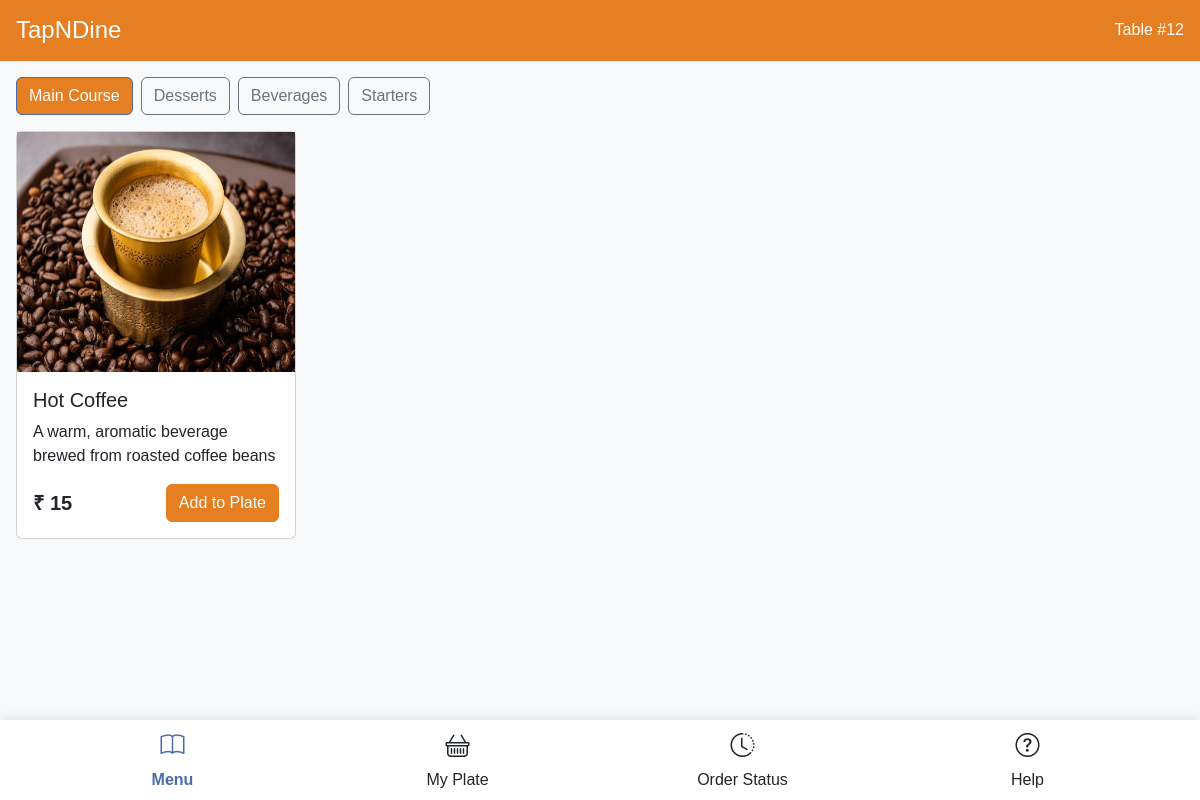
/menu/home, run on the app's committed database.
### menu/models.py (models this page shows)
class Categories(models.Model):
    category = models.CharField(max_length=25)

class Items(models.Model):
    id = models.AutoField().primary_key
    name = models.CharField(max_length=25)
    description = models.TextField()
    price = models.IntegerField(default=0)
    image = models.ImageField(upload_to='images/items',null=True)
    category = models.CharField(max_length=25)

### menu/views.py (the view)
# urls.py: 2. Add a URL to urlpatterns:  path('', views.home, name='home')
def home(req):
    data = {
        'categories':[],
        'items':[],
    }
    for x in Categories.objects.all():
        data['categories'].append(x.category)
    for x in Items.objects.all():
        data['items'].append(
            {
                'id':x.id,
                "item":x.name,
                "description":x.description,
                "price":x.price,
                "url":x.image.url,
                "category":x.category,
            })
    return render(req,'menu_home.html',data)

### templates/menu_home.html (shortened to what this page needs)
{% extends 'template.html' %}
{% block links %}
{% load static %}
<link rel="stylesheet" href="{% static 'menu/home.css' %}">
{% endblock %}
{% block body %}
<div class="flex-grow-1 overflow-auto p-3">
    <div class="d-flex overflow-auto mb-3">
        {% for category in categories %}
        <button class="category btn btn-outline-secondary category-tab me-2 flex-shrink-0 {% if forloop.first %}active{% endif %}" data-category="{{category}}">{{category}}</button>
        {% endfor %}
    </div>
    <div class="row g-3">
        {% for item in items %}
        <div class="items col-md-4 col-xl-3" data-category="{{item.category}}">
            <div class="card menu-item h-100">
                <div class="item-image-placeholder">
                    <img src="{{item.url}}" alt="" class="food-img" height="100%" width="100%">
                </div>
                <div class="card-body">
                    <h5 class="card-title">{{item.item}}</h5>
                    <p class="card-text">{{item.description}}</p>
                    <div class="d-flex justify-content-between align-items-center mt-3">
                        <span class="fs-5 fw-bold">&#8377;&nbsp;{{item.price}}</span>
                        <button class="add-btn btn btn-primary" id="{{item.id}}" data-price="{{item.price}}">Add to Plate</button>
                    </div>
                </div>
            </div>
        </div>
        {% endfor %}
    </div>
</div>
{% endblock %}

### templates/template.html (shortened to what this page needs)
<!DOCTYPE html>
<html lang="en">
<head>
    <link href="https://cdn.jsdelivr.net/npm/bootstrap@5.3.3/dist/css/bootstrap.min.css" rel="stylesheet"
>
    <link href="https://cdn.jsdelivr.net/npm/bootstrap@5.3.3/dist/css/bootstrap.min.css" rel="stylesheet"
>
    <link rel="stylesheet" href="https://cdn.jsdelivr.net/npm/bootstrap-icons/font/bootstrap-icons.css">
    {% block links %}{% endblock %}
</head>
<body>
<div class="container-fluid p-0 d-flex flex-column vh-100">
    <div class="dm-header screen-header p-3 d-flex justify-content-between align-items-center">
      <h4 class="m-0">TapNDine</h4>
      <span>Table #12</span>
    </div>
    {% block body %}{% endblock %}
    <nav class="navbar-bottom py-2">
      <div class="container">
        <div class="row text-center">
          <div class="col-3">
            <a href="/menu/home" class="nav-link active d-flex flex-column align-items-center">
              <div class="navbar-icon"><i class="bi bi-book"></i></div>
              Menu
            </a>
          </div>
          <div class="col-3">
            <a href="/menu/plate" class="nav-link text-dark d-flex flex-column align-items-center">
              <div class="navbar-icon"><i class="bi bi-basket"></i></div>
              My Plate
            </a>
          </div>
          <div class="col-3">
            <a onclick="/menu/order" class="nav-link text-dark d-flex flex-column align-items-center">
              <div class="navbar-icon"><i class="bi bi-clock-history"></i></div>
              Order Status
            </a>
          </div>
          <div class="col-3">
            <a href="/menu/plate" class="nav-link text-dark d-flex flex-column align-items-center">
              <div class="navbar-icon"><i class="bi bi-question-circle"></i></div>
              Help
            </a>
          </div>
        </div>
      </div>
    </nav>
  </div>
</body>
</html>

### static/menu/home.css (style rules this page uses)
:root { --primary-color: #4a6da7; --secondary-color: #f8f9fa; --accent-color: #e67e22; }
body { background-color: #f8f9fa; font-family: 'Arial', sans-serif; }
.navbar-bottom { background-color: white; box-shadow: 0 -2px 10px rgba(0,0,0,0.1); }
.navbar-icon { font-size: 1.5rem; margin-bottom: 0.25rem; }
.nav-link.active { color: var(--primary-color) !important; font-weight: bold; }
.screen-header { background-color: var(--primary-color); color: white; }
.category-tab { cursor: pointer; transition: all 0.3s; }
.category-tab.active { background-color: var(--accent-color) !important; color: white !important; border-color: var(--primary-color) !important; }
.menu-item { transition: transform 0.2s; }
.add-btn { background-color: var(--accent-color); border-color: var(--accent-color); }
.item-image-placeholder { background-color: #ddd; color: #666; display: flex; align-items: center; justify-content: center; height: 120px; }
.item-image-placeholder { height: 30vh; background-color: #f8f9fa; display: flex; align-items: center; justify-content: center; text-align: center; }

### data on the page
Categories: categories "Main Course"
Categories: categories "Desserts"
Categories: categories "Beverages"
Categories: categories "Starters"
Items: item "Hot Coffee", description "A warm, aromatic beverage brewed from roasted coffee beans"

### other printed values
{{ item.price }} "15"
